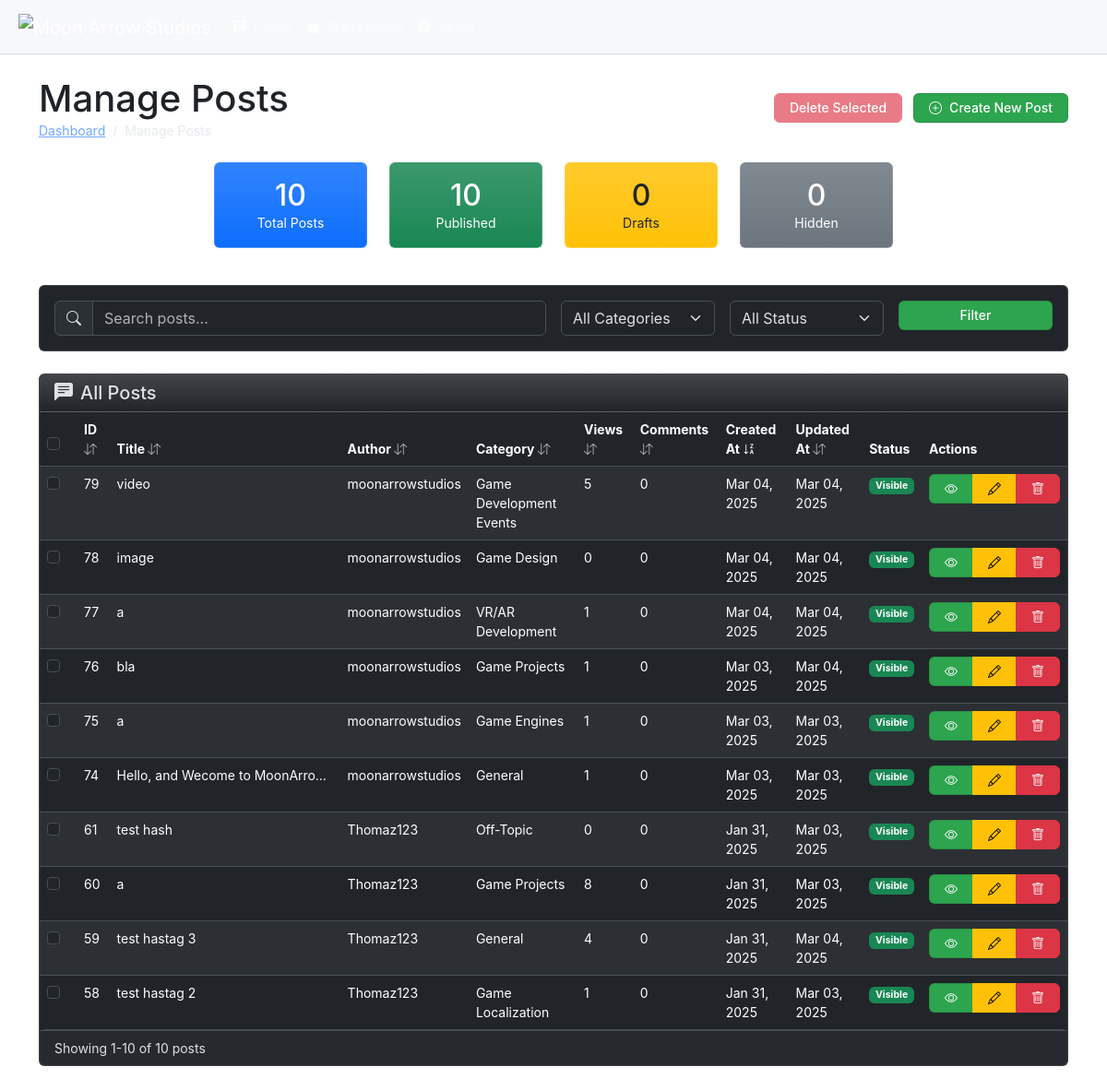
Page /php/admin/manage_posts.php (signed in) on the earlier database version.
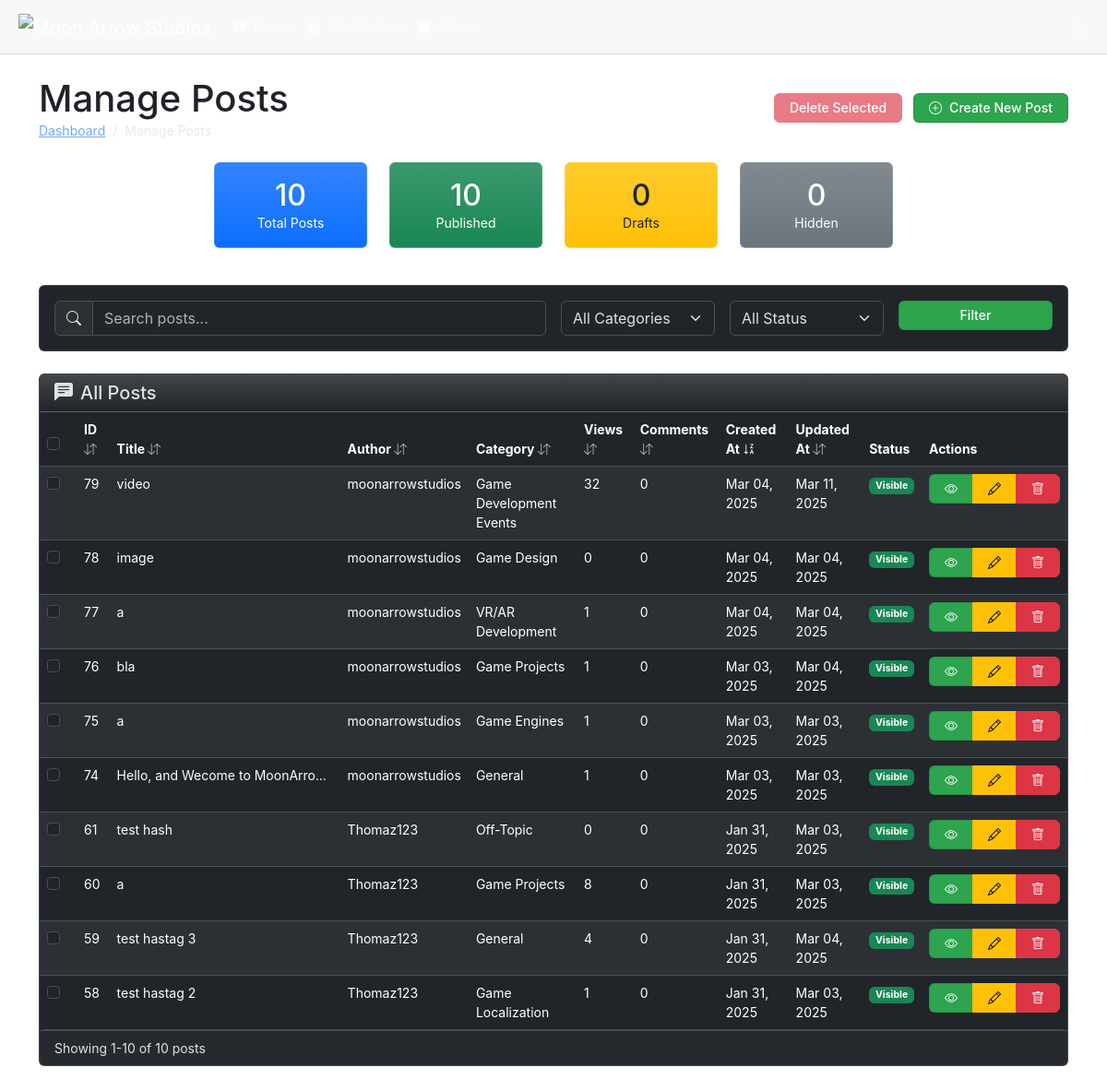
Same page on the later database version.
### tables this page shows
CREATE TABLE IF NOT EXISTS `posts` (
  `id` int NOT NULL AUTO_INCREMENT,
  `title` varchar(255) NOT NULL,
  `content` text NOT NULL,
  `category_id` int NOT NULL,
  `hashtags` text,
  `images` text,
  `created_at` timestamp NULL DEFAULT CURRENT_TIMESTAMP,
  `videos` text,
  `user_id` int NOT NULL,
  `upvotes` int DEFAULT '0',
  `downvotes` int DEFAULT '0',
  `status` enum('published','draft','hidden') NOT NULL DEFAULT 'published',
  `views` int DEFAULT '0',
  `updated_at` timestamp NULL DEFAULT CURRENT_TIMESTAMP ON UPDATE CURRENT_TIMESTAMP,
  PRIMARY KEY (`id`),
  KEY `fk_posts_categories` (`category_id`),
  KEY `user_id` (`user_id`)
);

CREATE TABLE IF NOT EXISTS `users` (
  `user_id` int NOT NULL AUTO_INCREMENT,
  `username` varchar(50) NOT NULL,
  `email` varchar(100) NOT NULL,
  `password` varchar(255) NOT NULL,
  `role` enum('admin','user') DEFAULT 'user',
  `created_at` datetime DEFAULT CURRENT_TIMESTAMP,
  `profile_picture` varchar(255) DEFAULT NULL,
  `banner` varchar(255) DEFAULT NULL,
  `description` text,
  `status` enum('active','suspended') NOT NULL DEFAULT 'active',
  PRIMARY KEY (`user_id`),
  UNIQUE KEY `username` (`username`),
  UNIQUE KEY `email` (`email`)
);

CREATE TABLE IF NOT EXISTS `categories` (
  `id` int NOT NULL AUTO_INCREMENT,
  `name` varchar(100) NOT NULL,
  PRIMARY KEY (`id`)
);

### php/admin/manage_posts.php (the view, shortened to what the rows shown need)
<?php
function getSortIcon($column) {
    global $sortBy, $sortOrder;
    if ($sortBy !== $column) {
        return '<i class="bi bi-arrow-down-up text-muted"></i>';
    } else if ($sortOrder === 'ASC') {
        return '<i class="bi bi-sort-alpha-down"></i>';
    } else {
        return '<i class="bi bi-sort-alpha-down-alt"></i>';
    }
}
require_once '../db_connect.php';
$page = isset($_GET['page']) ? (int)$_GET['page'] : 1;
$limit = isset($_GET['limit']) ? (int)$_GET['limit'] : 10;
$offset = ($page - 1) * $limit;
$sortBy = isset($_GET['sort']) ? $_GET['sort'] : 'created_at';
$sortOrder = isset($_GET['order']) ? $_GET['order'] : 'DESC';
$query = "SELECT p.id, p.title, p.content, p.status, p.views, p.created_at, p.updated_at,
                 u.user_id, u.username, c.id as category_id, c.name as category_name,
                 (SELECT COUNT(*) FROM comments WHERE post_id = p.id) as comments_count
          FROM posts p
          JOIN users u ON p.user_id = u.user_id
          LEFT JOIN categories c ON p.category_id = c.id
          WHERE 1=1";
$params = [];
$types = "";
$query .= " ORDER BY $sortBy $sortOrder LIMIT ? OFFSET ?";
$params[] = $limit;
$params[] = $offset;
$types .= "ii";
$stmt = $conn->prepare($query);
$stmt->bind_param($types, ...$params);
$stmt->execute();
$result = $stmt->get_result();
$posts = [];
while ($row = $result->fetch_assoc()) {
    $posts[] = $row;
}
?>
<!DOCTYPE html>
<html lang="en" data-bs-theme="dark">
<head>
    <link rel="stylesheet" href="https://cdn.jsdelivr.net/npm/bootstrap-icons@1.11.3/font/bootstrap-icons.min.css">
    <link rel="stylesheet" href="https://cdn.jsdelivr.net/npm/bootstrap@5.3.3/dist/css/bootstrap.min.css">
</head>
<body>
    <?php include('../header.php'); ?>
    <div class="container py-4">
    <div class="d-flex justify-content-between align-items-center mb-4">
    <div>
        <h1 class="mb-0">Manage Posts</h1>
    </div>
</div>
        <div class="card mb-4">
            <div class="card-body p-0">
                <div class="table-responsive">
                <table class="table table-hover table-striped mb-0">
                    <thead>
                        <tr>
                            <th width="40">
                                <div class="form-check">
                                    <input class="form-check-input" type="checkbox" id="selectAll">
                                </div>
                            </th>
                            <th class="cursor-pointer" onclick="changeSort('id')">
                                ID <?php echo getSortIcon('id'); ?>
                            </th>
                            <th class="cursor-pointer" onclick="changeSort('title')">
                                Title <?php echo getSortIcon('title'); ?>
                            </th>
                            <th class="cursor-pointer" onclick="changeSort('username')">
                                Author <?php echo getSortIcon('username'); ?>
                            </th>
                            <th class="cursor-pointer" onclick="changeSort('category_name')">
                                Category <?php echo getSortIcon('category_name'); ?>
                            </th>
                            <th class="cursor-pointer" onclick="changeSort('views')">
                                Views <?php echo getSortIcon('views'); ?>
                            </th>
                            <th class="cursor-pointer" onclick="changeSort('comments_count')">
                                Comments <?php echo getSortIcon('comments_count'); ?>
                            </th>
                            <th class="cursor-pointer" onclick="changeSort('created_at')">
                                Created At <?php echo getSortIcon('created_at'); ?>
                            </th>
                            <th class="cursor-pointer" onclick="changeSort('updated_at')">
                                Updated At <?php echo getSortIcon('updated_at'); ?>
                            </th>
                            <th>Status</th>
                            <th class="actions-column">Actions</th>
                        </tr>
                    </thead>
                    <tbody>
                        <?php if (count($posts) > 0): ?>
                            <?php foreach ($posts as $post): ?>
                                <tr>
                                    <td>
                                        <div class="form-check">
                                            <input class="form-check-input post-select" type="checkbox" value="<?php echo $post['id']; ?>">
                                        </div>
                                    </td>
                                    <td><?php echo $post['id']; ?></td>
                                    <td class="truncate-text"><?php echo htmlspecialchars($post['title']); ?></td>
                                    <td><?php echo htmlspecialchars($post['username']); ?></td>
                                    <td><?php echo htmlspecialchars($post['category_name'] ?? 'Uncategorized'); ?></td>
                                    <td><?php echo $post['views']; ?></td>
                                    <td><?php echo $post['comments_count']; ?></td>
                                    <td><?php echo date('M d, Y', strtotime($post['created_at'])); ?></td>
                                    <td><?php echo date('M d, Y', strtotime($post['updated_at'])); ?></td>
                                    <td>
                                        <?php if ($post['status'] === 'published'): ?>
                                            <span class="badge bg-success">Visible</span>
                                        <?php else: ?>
                                            <span class="badge bg-secondary">Hidden</span>
                                        <?php endif; ?>
                                    </td>
                                    <td class="actions-column">
                                        <div class="btn-group btn-group-sm">
                                            <a href="<?php echo $baseUrl; ?>php/view_post.php?id=<?php echo $post['id']; ?>" class="btn btn-primary" title="View">
                                                <i class="bi bi-eye"></i>
                                            </a>
                                            <a href="edit_post.php?id=<?php echo $post['id']; ?>" class="btn btn-warning" title="Edit">
                                                <i class="bi bi-pencil"></i>
                                            </a>
                                            <button class="btn btn-danger delete-post" data-bs-toggle="modal" data-bs-target="#deletePostModal" data-post-id="<?php echo $post['id']; ?>" data-post-title="<?php echo htmlspecialchars($post['title']); ?>" title="Delete">
                                                <i class="bi bi-trash"></i>
                                            </button>
                                        </div>
                                    </td>
                                </tr>
                            <?php endforeach; ?>
                        <?php else: ?>
                            <tr>
                                <td colspan="12" class="text-center py-4">No posts found matching your criteria.</td>
                            </tr>
                        <?php endif; ?>
                    </tbody>
                </table>
                </div>
            </div>
        </div>
    </div>
</body>
</html>

Differences in the rows shown:
changed posts "video": views "5" → "32"; updated_at "Mar 04, 2025" → "Mar 11, 2025"
